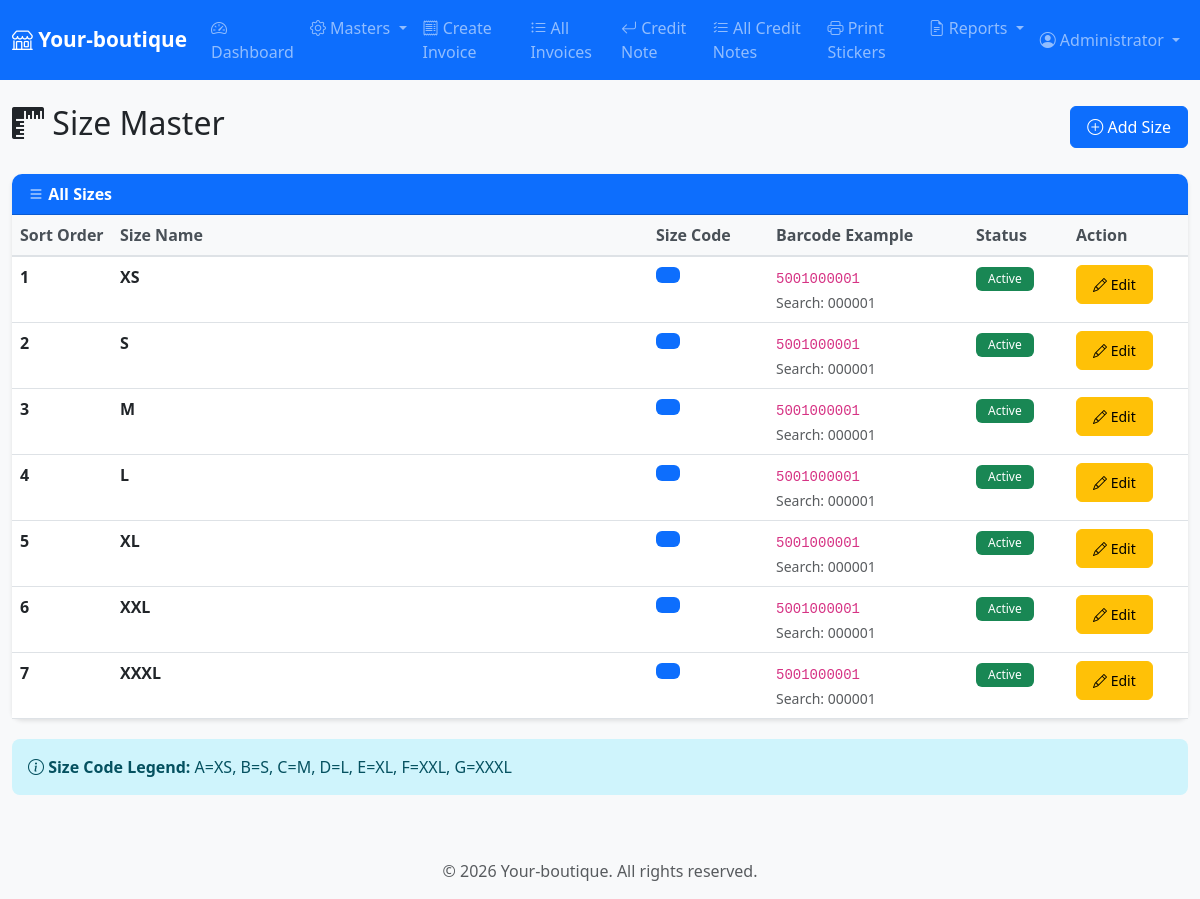
Screenshot of /modules/sizes/list.php (signed in) with the database file from the repository.
### tables this page shows
CREATE TABLE IF NOT EXISTS sizes (
    id INT PRIMARY KEY AUTO_INCREMENT,
    size_name VARCHAR(20) UNIQUE NOT NULL,
    sort_order INT DEFAULT 0,
    is_active TINYINT(1) DEFAULT 1,
    created_at TIMESTAMP DEFAULT CURRENT_TIMESTAMP
);

### modules/sizes/list.php (the view, shortened to what this page needs)
<?php
require_once __DIR__ . '/../../includes/header.php';
$sql = "SELECT * FROM sizes ORDER BY sort_order ASC";
$result = $conn->query($sql);
?>
<div class="row">
    <div class="col-12">
        <div class="d-flex justify-content-between align-items-center mb-4">
            <h2><i class="bi bi-rulers"></i> Size Master</h2>
            <a href="add.php" class="btn btn-primary">
                <i class="bi bi-plus-circle"></i> Add Size
            </a>
        </div>
    </div>
</div>
<div class="card">
    <div class="card-header">
        <i class="bi bi-list"></i> All Sizes
    </div>
    <div class="card-body p-0">
        <div class="table-responsive">
            <table class="table table-hover mb-0">
                <thead class="table-light">
                    <tr>
                        <th width="100">Sort Order</th>
                        <th>Size Name</th>
                        <th width="120">Size Code</th>
                        <th width="200">Barcode Example</th>
                        <th width="100">Status</th>
                        <th width="120">Action</th>
                    </tr>
                </thead>
                <tbody>
                    <?php while ($row = $result->fetch_assoc()): ?>
                    <tr>
                        <td>
                            <strong><?php echo $row['sort_order']; ?></strong>
                        </td>
                        <td>
                            <strong><?php echo htmlspecialchars($row['size_name']); ?></strong>
                        </td>
                        <td>
                            <span class="badge bg-primary" style="font-size: 1.1em; padding: 8px 12px;">
                            </span>
                        </td>
                        <td>
                            <code>5001<?php echo $row['size_code']; ?>000001</code>
                            <br>
                            <small class="text-muted">Search: <?php echo $row['size_code']; ?>000001</small>
                        </td>
                        <td>
                            <?php if ($row['is_active']): ?>
                            <span class="badge bg-success">Active</span>
                            <?php else: ?>
                            <span class="badge bg-secondary">Inactive</span>
                            <?php endif; ?>
                        </td>
                        <td>
                            <a href="edit.php?id=<?php echo $row['id']; ?>" class="btn btn-sm btn-warning">
                                <i class="bi bi-pencil"></i> Edit
                            </a>
                        </td>
                    </tr>
                    <?php endwhile; ?>
                </tbody>
            </table>
        </div>
    </div>
</div>
<div class="alert alert-info mt-3">
    <i class="bi bi-info-circle"></i>
    <strong>Size Code Legend:</strong>
    A=XS, B=S, C=M, D=L, E=XL, F=XXL, G=XXXL
</div>
<?php require_once __DIR__ . '/../../includes/footer.php'; ?>

### assets/css/style.css (style rules this page uses)
:root { --primary-color: #0d6efd; --secondary-color: #6c757d; --success-color: #198754; --danger-color: #dc3545; --warning-color: #ffc107; }
body { font-family: 'Segoe UI', Tahoma, Geneva, Verdana, sans-serif; background-color: #f8f9fa; }
.card { border: none; border-radius: 10px; box-shadow: 0 2px 4px rgba(0,0,0,0.1); margin-bottom: 20px; }
.card-header { background-color: var(--primary-color); color: white; font-weight: 600; border-radius: 10px 10px 0 0 !important; }
.table { background-color: white; }
.table thead th { background-color: #f8f9fa; border-bottom: 2px solid #dee2e6; font-weight: 600; color: #495057; }
.btn { border-radius: 6px; padding: 8px 16px; font-weight: 500; }
.badge { padding: 6px 12px; font-weight: 500; }
.alert { border-radius: 8px; border: none; }

### rows the page displays
sizes: sort_order "1", size_name "XS", is_active "Active"
sizes: sort_order "2", size_name "S", is_active "Active"
sizes: sort_order "3", size_name "M", is_active "Active"
sizes: sort_order "4", size_name "L", is_active "Active"
sizes: sort_order "5", size_name "XL", is_active "Active"
sizes: sort_order "6", size_name "XXL", is_active "Active"
sizes: sort_order "7", size_name "XXXL", is_active "Active"

### other values shown
getUserFullName() "Administrator"
